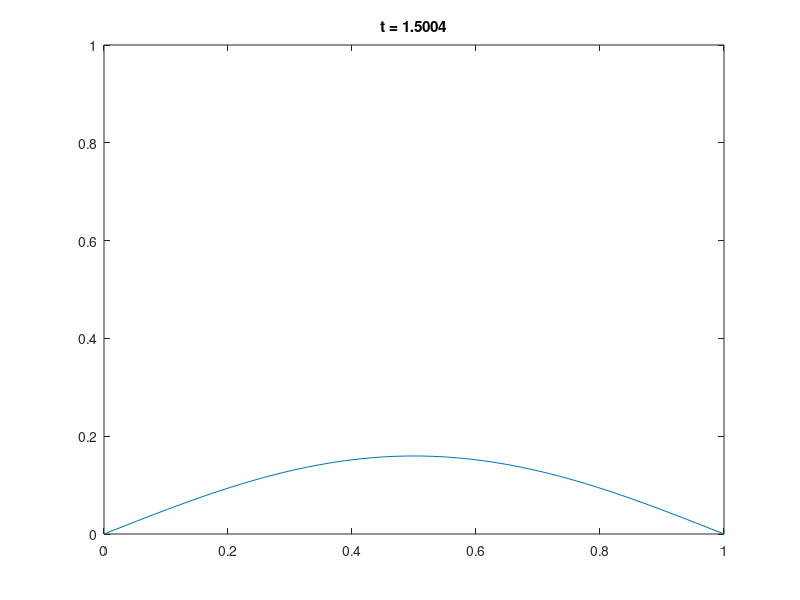

Reproduce this figure in MATLAB.
%% Main parameters
D = .1;
L = 1;
T = 1.5;

Nx = 50;
nu = .25; % nu = D * tau / h^2

%% Secondary parameters
x = linspace(0, L, Nx);
h = x(2) - x(1);

tau = nu * h^2 / D;
Nt = ceil(T/tau) + 1;

u_0 = exp(-(x - .5).^2 ./ .05);

%% Transition matrices
U_now = eye(Nx);
U_next = (-1-2*nu)*eye(Nx) + ...
    diag(nu * ones(Nx-1, 1), 1) + ...
    diag(nu * ones(Nx-1, 1),-1);

%% Dirichlet border condition
U_next(1, :) = [1, zeros(1, Nx - 1)];
U_next(end, :) = [zeros(1, Nx - 1), 1];

U_now(1, :) = 0;
U_now(end, :) = 0;

%% Integration
U = zeros(Nt, Nx);
U(1, :) = u_0;

for k = 2 : Nt
    U(k, :) = -U_next \ U_now * U(k - 1, :).';
end

%% Visualisation
figure(2)

for k = [1 : floor(Nt/100) : Nt, Nt]
    plot(x, U(k, :));
    axis([0 L 0 1]);
    title(['t = ', num2str((k-1)*tau)]);
    drawnow;
end
